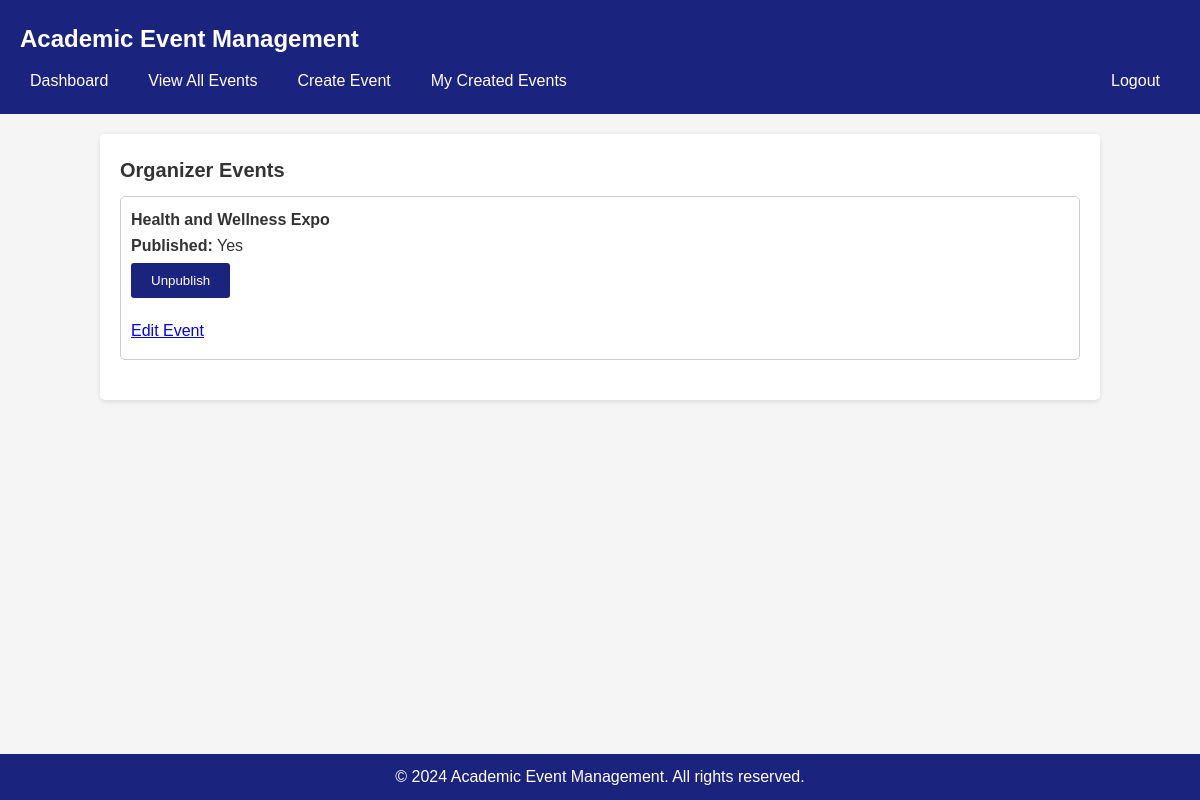
Page /organizer_events.php (signed in) on the earlier database version.
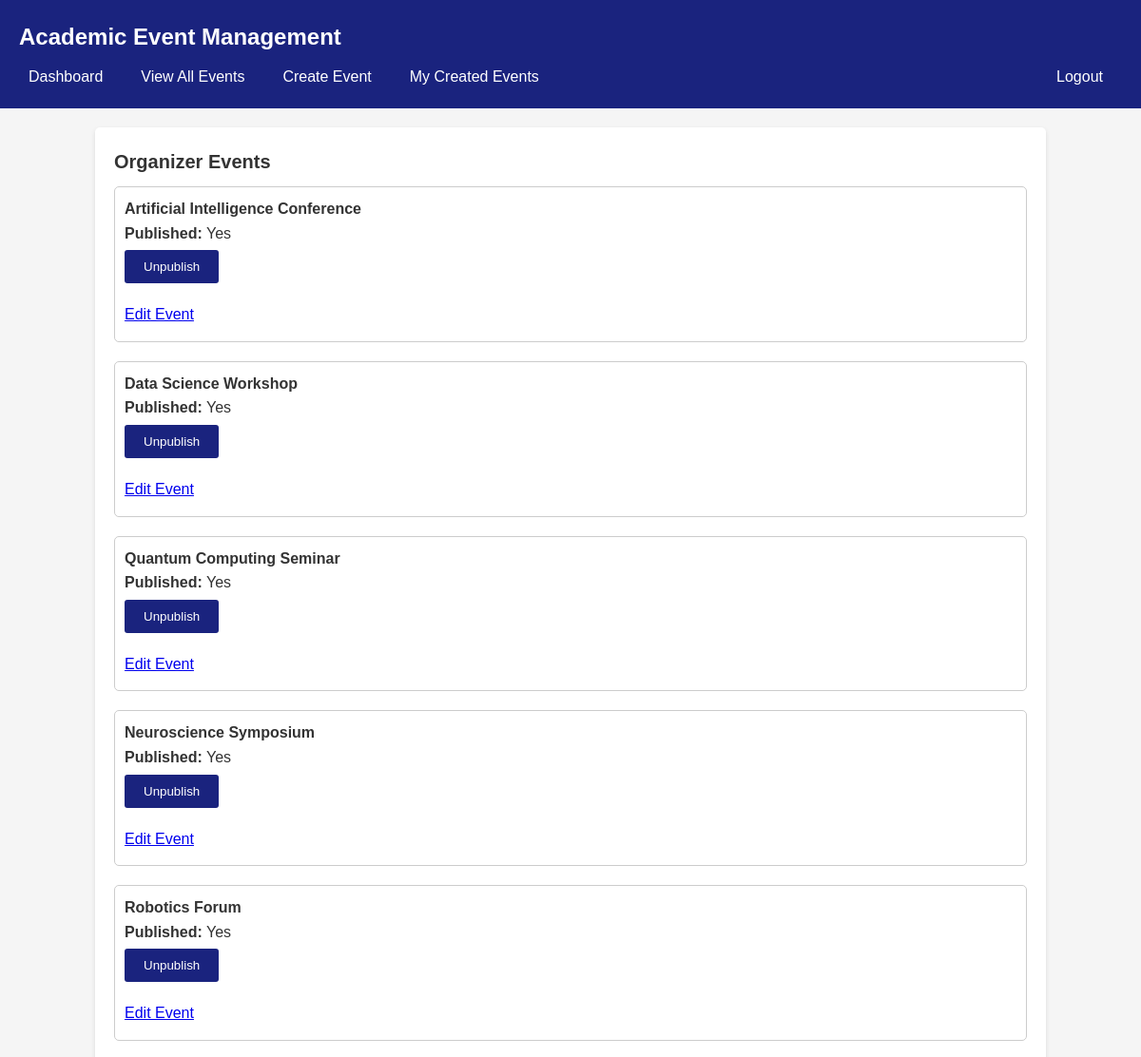
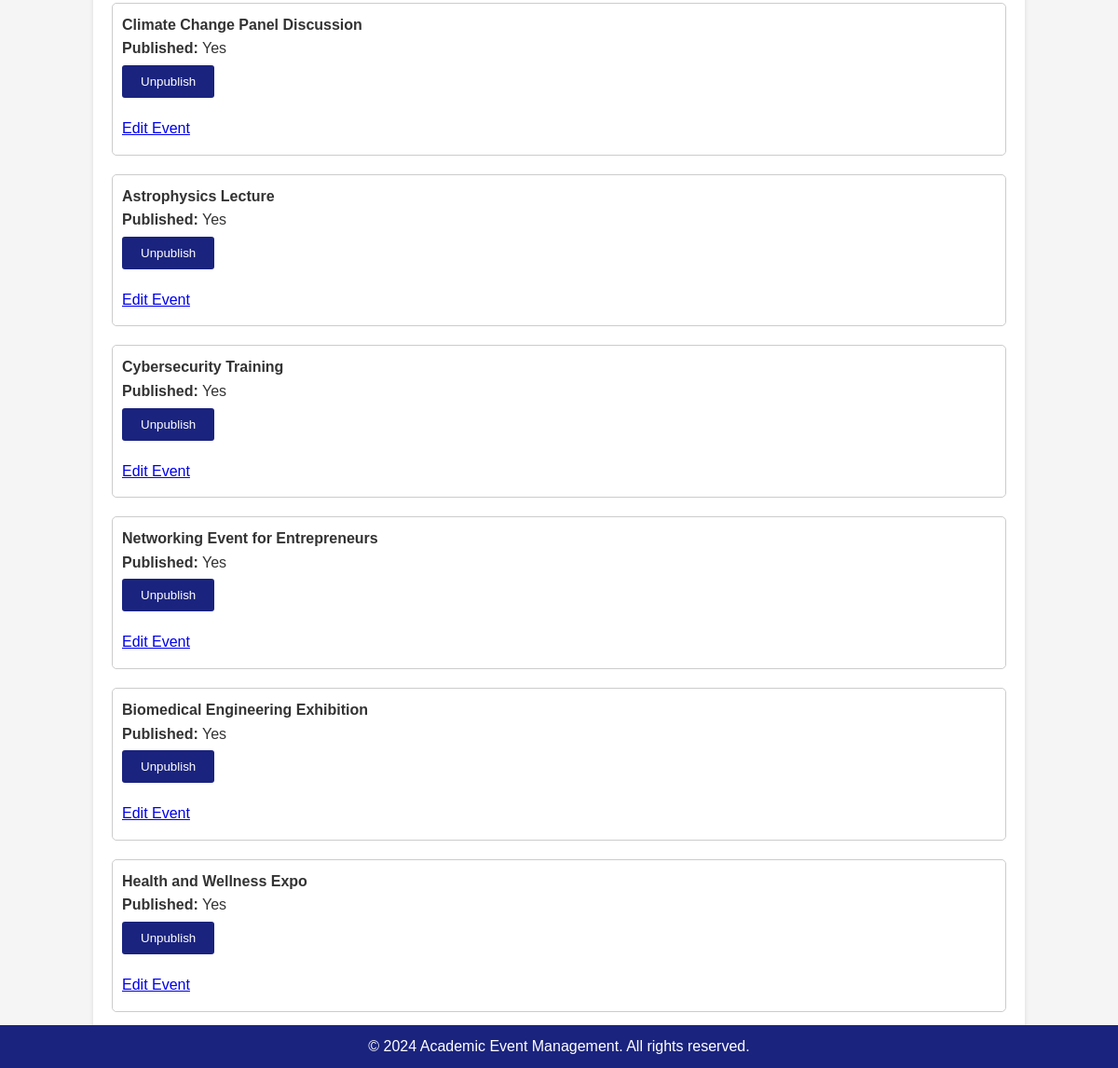
Same page on the later database version (2 pictures, top to bottom).
### tables this page shows
CREATE TABLE IF NOT EXISTS `Event` (
    Event_ID INT PRIMARY KEY AUTO_INCREMENT,
    Event_Type_ID INT,
    Location_ID INT,
    U_ID INT,
    Start_Date_Time DATETIME,
    End_Date_Time DATETIME,
    Max_Capacity INT,
    Presenter_Deadline DATETIME,
    Event_Name VARCHAR(255),
    F_Date_Time DATETIME,
    Created_At DATETIME,
    Is_Published BOOLEAN,
    Description TEXT,
    Status ENUM('Open', 'Full', 'Closed', 'Cancelled') DEFAULT 'Open',
    FOREIGN KEY (Event_Type_ID) REFERENCES Event_Type(Event_Type_ID),
    FOREIGN KEY (Location_ID) REFERENCES Location(Location_ID),
    FOREIGN KEY (U_ID) REFERENCES U(U_ID)
);

### organizer_events.php (the view, shortened to what this page needs)
<?php
require_once 'db_connection.php';
$organizer_id = $_SESSION["user_id"];
$sql = "SELECT * FROM `Event` WHERE U_ID = $organizer_id";
$result = $conn->query($sql);
?>
<!DOCTYPE html>
<html>
<head>
    <link rel="stylesheet" type="text/css" href="css/style.css">
</head>
<body>
    <header>
        <h1>Academic Event Management</h1>
            <nav class="navbar">
                <ul class="navbar-left">
                    <li><a href="dashboard.php">Dashboard</a></li>
                    <li><a href="events.php">View All Events</a></li>
                    <li><a href="create_event.php">Create Event</a></li>
                    <li><a href="organizer_events.php">My Created Events</a></li>
                </ul>
                <ul class="navbar-right">
                    <li><a href="logout.php">Logout</a></li>
                </ul>
            </nav>
    </header>
    <main>
        <h2>Organizer Events</h2>
        <?php
        if ($result->num_rows > 0) {
            while ($row = $result->fetch_assoc()) {
                $event_id = $row["Event_ID"];
                $event_name = $row["Event_Name"];
                $is_published = $row["Is_Published"];
                echo "<div class='event'>";
                echo "<h4>$event_name</h4>";
                echo "<p><strong>Published:</strong> " . ($is_published ? "Yes" : "No") . "</p>";
                echo "<form action='organizer_events.php' method='POST'>";
                echo "<button type='submit' name='publish'>" . ($is_published ? 'Unpublish' : 'Publish') . "</button>";
                echo "</form>";
                echo "<p><a href='edit_event.php?event_id=$event_id'>Edit Event</a></p>";
                echo "</div>";
            }
        } else {
            echo "<p>No events found.</p>";
        }
        ?>
    </main>
    <footer>
        <p>&copy; 2024 Academic Event Management. All rights reserved.</p>
    </footer>
</body>
</html>

Differences in the rows shown:
now on this page (row edited): event: Event_Name "Artificial Intelligence Conference", Is_Published "Yes"
now on this page (row edited): event: Event_Name "Data Science Workshop", Is_Published "Yes"
now on this page (row edited): event: Event_Name "Quantum Computing Seminar", Is_Published "Yes"
now on this page (row edited): event: Event_Name "Neuroscience Symposium", Is_Published "Yes"
now on this page (row edited): event: Event_Name "Robotics Forum", Is_Published "Yes"
now on this page (row edited): event: Event_Name "Climate Change Panel Discussion", Is_Published "Yes"
now on this page (row edited): event: Event_Name "Astrophysics Lecture", Is_Published "Yes"
now on this page (row edited): event: Event_Name "Cybersecurity Training", Is_Published "Yes"
now on this page (row edited): event: Event_Name "Networking Event for Entrepreneurs", Is_Published "Yes"
now on this page (row edited): event: Event_Name "Biomedical Engineering Exhibition", Is_Published "Yes"
